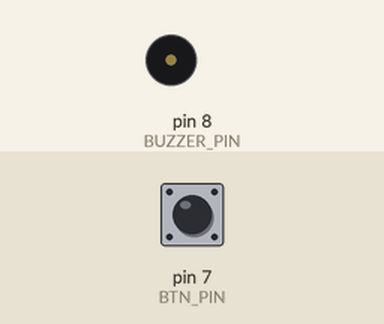
A sketch run on a simulated Arduino Uno, built with avr-gcc and run on an emulated ATmega328P. Parts: buzzer (waves = sounding). The inputs (shaded band) are chosen by the test bench; at power-on: pin 7 (BTN_PIN) HIGH.

Above: at 1.2 s.
1.3 s: pin 7 (BTN_PIN) pulled LOW for 0.15 s
At 1.37 s:
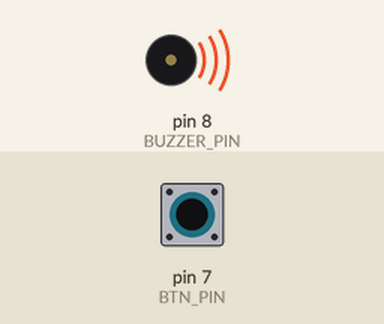
2.9 s: pin 7 (BTN_PIN) pulled LOW for 3.2 s
At 7.3 s:
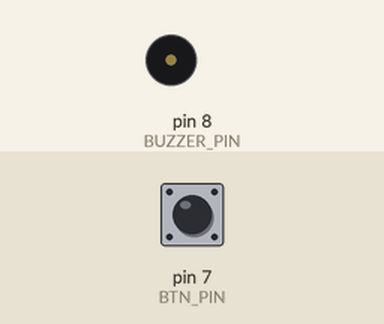
Timing chart, 0 to 8.8 s (numbered marks = the images above; inputs shaded):
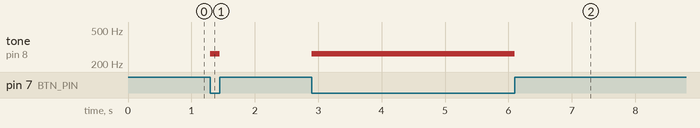

The sketch:

file26.ino
```cpp
#define T_D 262
#define BUZZER_PIN 8
#define BTN_PIN 7

void setup() {
  pinMode(BUZZER_PIN, OUTPUT);
  pinMode(BTN_PIN, INPUT_PULLUP);
  }

void loop() {
  while (digitalRead(BTN_PIN) == 0)
  {
    tone(BUZZER_PIN, T_D);
  }
  noTone(BUZZER_PIN);
}
```

Measured:
- after the input at 1.3 s, tone on pin 8 (BUZZER_PIN): silent → 262 Hz at once, → silent 0.15 s later
- after the input at 2.9 s, tone on pin 8 (BUZZER_PIN): silent → 262 Hz at once, → silent 3.2 s later
